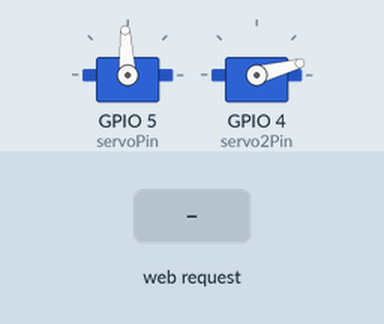
Recording of a sketch running on a simulated ESP8266 (NodeMCU). Shown: 2 × servo. The inputs (shaded band) are chosen by the test bench. WiFi joins after 1.5 s; servers stay silent unless stated; what the sketch prints to the serial monitor is not drawn.

Above: at 1.2 s.
1.3 s: HTTP request GET /driving/?move=120 received
At 1.6 s:
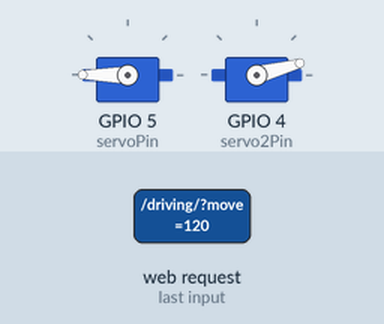
2.8 s: HTTP request GET /driving/ received
At 3.9 s:
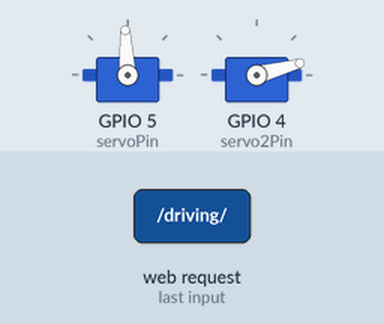
Timing chart, 0 to 5.8 s (numbered marks = the images above; inputs shaded):
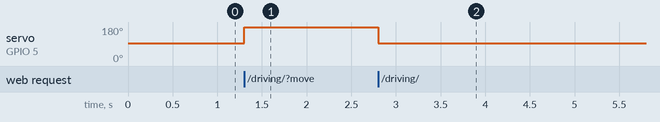

The sketch:

WifiShareWheelChairCode.ino
```cpp
#include <Servo.h>
#include <ESP8266WiFi.h>
#include <ESP8266WebServer.h>
#include <ESP8266mDNS.h>
//#include <EEPROM.h>

Servo servo;
Servo servo2;
int rest_servo = 93, rest_servo2 = 15;
int current_servo_delta = 0, current_servo2_delta = 0;
long value, value2;

WiFiClient client;
ESP8266WebServer server(80);

const char* ssid = "WheelChair - MustShop Arduino";   //enter your wi-fi user id
const char* password = "88888888";  //enter the wi-fi password

int servoPin = 5; /* GPIO14(D5) */
int servo2Pin = 4; /* GPIO12(D6) */


//boolean Connect = true;
void connectWiFi() {

  // login to a wifi
  /*if(Connect){
    WiFi.mode(WIFI_STA);
    WiFi.begin(ssid, password);
    while ((!(WiFi.status() == WL_CONNECTED))) {
      delay(300);
      //Serial.print("..");
    }
    //Serial.print((WiFi.localIP()));
  } else {*/
    // create a wifi
    WiFi.softAP(ssid, password);
    //server.begin();
  //}
}


String checkClient (void) {
  while (!client.available()) delay(1);
  String request = client.readStringUntil('\r');
  server.send(200, "text/plain", "gucci!"); // \r\n
  //Serial.println("request " + String(request));
  request.remove(0, 5);
  request.remove(request.length() - 9, 9);
  return request;
}


void setAngles(int servo_delta, int servo2_delta) {
  servo.write(rest_servo + servo_delta);
  servo2.write(rest_servo2 + servo2_delta);
}

const int arrSize = 10;
String* angles = new String[arrSize]; // according to the largest string array we'll need (ex. ANGLES 90 90 90 90 90)


unsigned int j = 0;
void getValues(String msg){
    j = 0;
    angles[0] = "";
    for (unsigned int i = 0; i < msg.length(); i++) {
        if(j>=arrSize)
          break;
        if(msg[i]=='='){ j += 1; angles[j] = ""; }
        else angles[j] += msg[i];
    }
}


void processCommand(String command, String data) {

  if (command == "MOVE") { // MOVE <speed in delta out of 90 (because rest angle is in the middle)>

    getValues(data);
    String str = angles[0];   value = str.toInt();

    current_servo_delta = value;

    str = angles[1];   value = str.toInt();

    current_servo2_delta = value;

    setAngles(current_servo_delta, current_servo2_delta);

  } /*else if (command == "SETRESTANGLES") { // SETRESTANGLES

    rest_servo = rest_servo + current_servo_delta;
    current_servo_delta = 0;

    rest_servo2 = rest_servo2 + current_servo2_delta;
    current_servo2_delta = 0;

    saveRestValues();
  }*/

  //Serial.println("Nope, unrecognized command " + String(command) + " with request " + String(request));
}


/*void loadRestValues() {
  EEPROM.get( 10, rest_servo );
  EEPROM.get( 20, rest_servo2 );
  //Serial.println("Loaded values " + String(firstV) + " " + String(secondV) + " "+ String(thirdV) + " " + String(fourthV) + " " + String(fifthV));
}


void saveRestValues() {
  EEPROM.put( 10, rest_servo );
  EEPROM.put( 20, rest_servo2 );
}*/

void handleDriving(){
  server.send(200, "text/plain", "ok");
  processCommand("MOVE", server.arg("move"));
}

void handleRoot(){
  server.send(200, "text/plain", "ok");
}


void setup(void) {
  Serial.begin(9600);

  // check if this is the first time this arduino was used for this code, if so pre-save default values
  /*float first_time = 0.0;
  EEPROM.get( 30, first_time );
  Serial.println(first_time);

  // first time launch
  if (isnan(first_time) || first_time != 6.9) {
    EEPROM.put( 30, 6.9 ); // proves db was inited
    saveRestValues();
    Serial.println("First time inited");
  } else {
    loadRestValues();
  }*/

  /*WiFi.begin(ssid, password);
  while (WiFi.status() != WL_CONNECTED) {
    delay(500);
    Serial.print(".");
  }

  if (MDNS.begin("esp8266")) {
    Serial.println("MDNS responder started");
  }*/
  servo.attach(servoPin);
  servo2.attach(servo2Pin);
  setAngles(0, 0);

  boolean result = WiFi.softAP(ssid, password);
  if(result == true){
    Serial.println("Ready");
  } else {
    Serial.println("Failed!");
  }

  server.on("/", handleRoot);
  server.on("/driving/", handleDriving);
  //server.onNotFound(handleNotFound);
  server.begin();
  Serial.println("HTTP server started");
}

void loop() {
  server.handleClient();
}
```

Measured:
- after the input at 1.3 s, servo on GPIO 5 (servoPin): 93° → 180° at once
- after the input at 2.8 s, servo on GPIO 5 (servoPin): 180° → 93° at once
